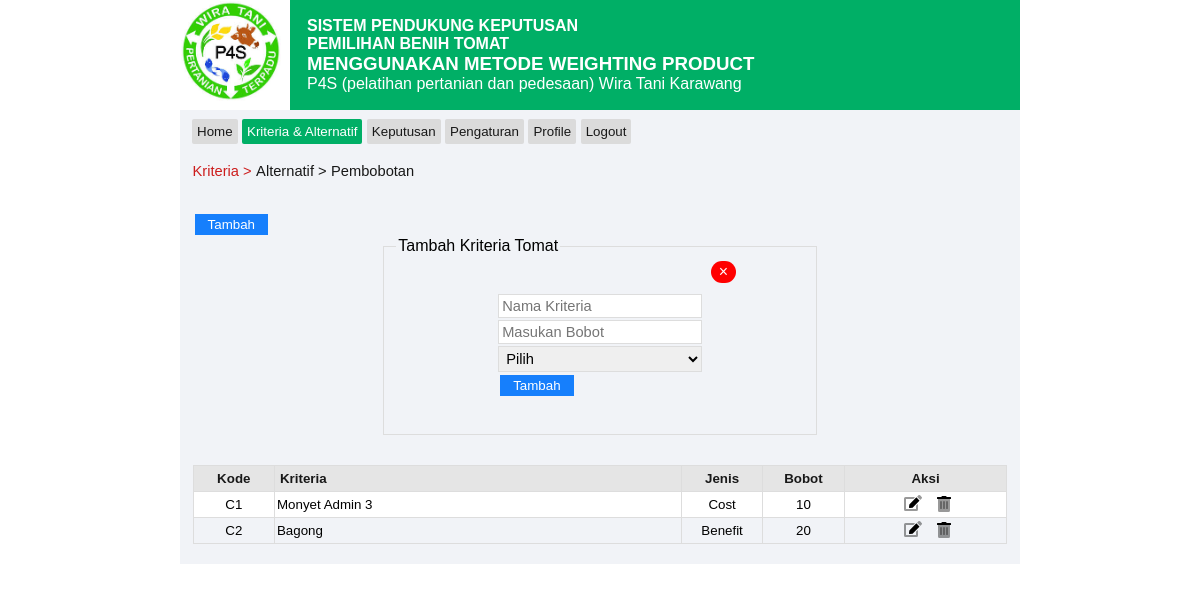
The page /pages/wp/kriteria.php (signed in) on the database its author committed.
### tables this page shows
CREATE TABLE `tb_kriteria` (
  `kd_kriteria` varchar(6) NOT NULL,
  `kd_pengguna` varchar(6) NOT NULL,
  `nm_kriteria` varchar(50) NOT NULL,
  `jenis` varchar(30) NOT NULL,
  `bobot` float NOT NULL,
  `waktu` datetime NOT NULL
);

### class/Config.php (called while the page is built, shortened)
<?php
class Config
{
    private $_host = "localhost";
    private $_username = "root";
    private $_password = "";
    private $_db = "spk_tomat";
    protected $conn;
    public function __construct()
    {
        if (!isset($this->conn)) {
            $this->conn = new mysqli($this->_host, $this->_username, $this->_password, $this->_db);
            return $this->conn;
        }
    }
}

### init.php (called while the page is built, shortened)
<?php
$main = new Main();

### class/Main.php (called while the page is built, shortened)
<?php
include_once 'Config.php';
class Main extends Config
{
    public function tampil($table, $where = NULL, $value)
    {
        if ($where === NULL) {
            $query = "SELECT * FROM $table";
            $result = $this->conn->query($query);
        } else {
            $query = "SELECT * FROM $table WHERE $where='$value'";
            $result = $this->conn->query($query);
        }
        return $result;
    }
}

### pages/wp/kriteria.php (the view, shortened to what this page needs)
<?php
require_once '../../init.php';
$kd_pengguna = $_SESSION['kd_pengguna'];
?>
<link rel="stylesheet" href="../../assets/css/main.css">
<div class="wrapper-header">
    <header>
        <div class="logo">
            <img src="../../assets/imgs/logo.png" alt="">
        </div>
        <div class="content-hudul">
            <h4>SISTEM PENDUKUNG KEPUTUSAN</h3>
                <h4>PEMILIHAN BENIH TOMAT</h3>
                    <h3>MENGGUNAKAN METODE WEIGHTING PRODUCT</h3>
                    <p>P4S (pelatihan pertanian dan pedesaan) Wira Tani Karawang </p>
        </div>
    </header>
</div>
<div class="wrapper">
    <div class="navbar">
        <a class="btn-menu" href="../index.php">Home</a>
        <a class="btn-menu" style="background: #00af66; color:white" href="kriteria.php">Kriteria & Alternatif</a>
        <a class="btn-menu" href="keputusan.php">Keputusan</a>
        <a class="btn-menu" href="#">Pengaturan</a>
        <a class="btn-menu" href="#">Profile</a>
        <a class="btn-menu" href="../logout.php">Logout</a>
    </div>
</div>
<div class="wrapper">
    <div class="main">
        <div class="nav-tahapan">
            <a class=" btn-tahapan-active" href=" kriteria.php">Kriteria ></a>
            <a class=" btn-tahapan" href="alternatif.php">Alternatif ></a>
            <a class=" btn-tahapan" href="penilaian_kriteria.php">Pembobotan</a>
        </div>
    </div>
</div>
<?php
if (@$_GET['aksi'] == '') {
?>
    <div class="wrapper">
        <div class="main">
            <div class="main-form">
                <button onclick="document.getElementById('id01').style.display='block'" class="btn-submit" style="width:auto;">Tambah</button>
                <div id="id01" class="modal">
                    <fieldset>
                        <legend>Tambah Kriteria Tomat</legend>
                        <form class="modal-content animate" action="" method="POST">
                            <div class="keluar">
                                <span onclick="document.getElementById('id01').style.display='none'" class="close" title="Close Modal" $>&times;</span>
                            </div>
                            <div class="content">
                                <input type="text" placeholder="Nama Kriteria" name="nm_kriteria" required>
                                <input type="number" placeholder="Masukan Bobot" name="bobot" required>
                                <select name="jenis" id="jenis">
                                    <option value='pilih'>Pilih</option>
                                </select>
                                <button type="submit" class="btn-submit" name="action">Tambah</button>
                            </div>
                        </form>
                </div>
            </div>
        </div>
    </div>
<?php } else if (@$_GET['aksi'] == 'edit') { ?>
    <div class="wrapper">
        <div class="main">
            <fieldset>
                <legend>Edit Kriteria</legend>
                <?php
                if (@$_GET['aksi'] == 'edit') {
                    $kd = $_GET['kd_kriteria'];
                    $data = $main->tampil('tb_kriteria', 'kd_kriteria', $kd);
                    $row = $data->fetch_assoc();
                ?>
                    <div class="judul-kriteria">
                        <center>
                            <p><?php echo $row['nm_kriteria']; ?></p>
                        </center>
                    </div>
                    <form action="" method="POST">
                        <input type="hidden" name="kd_kriteria" value="<?= $kd ?>" id="">
                        <table class="main-table">
                            <thead>
                                <th style="padding:1px; width:270px">Kriteria</th>
                                <th style="padding:1px; width:100px">Jenis</th>
                                <th style="padding:1px; width:100px">Bobot</th>
                            </thead>
                            <tbody>
                                <td> <input type="text" name="nm_kriteria" value="<?php echo $row['nm_kriteria']; ?>" id="" style="width: 100%; margin: 0px; padding: 2px"></td>
                                <td> <select name="jenis" id="jenis" style="width: 100%; margin: 0px; padding: 2px">
                                        <?php if ($row['jenis'] == 'Benefit') {
                                            echo "<option value='Benefit' selected>Benefit</option>";
                                            echo "<option value='Cost'>Cost</option>";
                                        } elseif ($row['jenis'] == 'Cost') {
                                            echo "<option value='Cost' selected>Cost</option>";
                                            echo "<option value='Benefit'>Benefit</option>";
                                        } ?>
                                    </select>
                                </td>
                                <td> <input type="number" name="bobot" value="<?php echo $row['bobot']; ?>" id="" style="width: 100%; margin: 0px; padding: 2px"></td>
                            </tbody>
                        </table>
                        <a href="kriteria.php" class="btn-back">Kembali</a> <button class="btn-submit" style="border: none" type="submit" name="mutakhir">Simpan
                        </button>
                    </form>
                <?php } ?>
            </fieldset>
        </div>
    </div>
<?php } ?>
<div class="wrapper">
    <div class="main">
        <table id="mytable">
            <tr>
                <th style="width: 10%">Kode</th>
                <th style="text-align: left">Kriteria</th>
                <th style="width: 10%">Jenis</th>
                <th style="width: 10%">Bobot</th>
                <th style="width: 20%">Aksi</th>
            </tr>
            <?php
            $data = $main->tampil('tb_kriteria', 'kd_pengguna', $kd_pengguna);
            while ($row = $data->fetch_object()) :
            ?>
                <tr>
                    <td><?= $row->kd_kriteria; ?></td>
                    <td style="text-align: left"><?= $row->nm_kriteria; ?></td>
                    <td><?= $row->jenis; ?></td>
                    <td><?= $row->bobot; ?></td>
                    <td>
                        <a href="?aksi=edit&kd_kriteria=<?= $row->kd_kriteria; ?> "><img src="../../assets/icons/edit.svg" style="width:18px;height:18px; padding-right:5px; padding-left:5px;"></a>
                        <a href="?hapus=<?= $row->kd_kriteria; ?>" onclick="javascript:return confirm('Yakin ingin menghapus data (<?php echo $row->nm_kriteria; ?>) ?')"><img src="../../assets/icons/trash-alt.svg" style="width:16px;height:16px;padding-left:5px;"></a>
                    </td>
                </tr>
            <?php endwhile; ?>
        </table>
    </div>
    </body>
</div>

### assets/css/main.css (style rules this page uses)
a { text-decoration: none; }
header { background: #00af66; width: 100%; overflow: hidden; margin: auto; }
.logo img { width: 100px; height: auto; float: left; background: #ffffff; padding: 1px; }
.logo { background: rgb(255, 255, 255); height: 110px; width: 110px; float: left; }
.content-hudul { float: left; width: auto; height: auto; color: #fff; padding-left: 10px; padding: 17px; }
.content-hudul p, h4, h3 { padding: 0; margin: 0; }
.wrapper { width: 70%; background: #f1f3f7; margin: 0 auto; padding-bottom: 20px; }
.navbar { background: #f1f3f7; width: 60%; padding: 10px; margin: 2px; float: left; }
.wrapper-header { width: 70%; background: gold; margin: 0 auto; }
.btn-menu { margin: 0px; width: 40px; padding: 5 5px; color: #181818; background-color: #dbdbdb; font-size: 10pt; border-radius: 2px; }
.nav-tahapan { background-color: #f1f3f7; width: 100%; height: 30px; padding: auto; margin-top: 10px; display: inline-block; }
.btn-tahapan { color: #181818; margin-top: 50px; font-size: 11pt; cursor: pointer; }
.btn-tahapan-active { color: #cc1c1c; margin-top: 50px; font-size: 11pt; }
.main { width: 97%; margin: auto; }
#mytable { border-collapse: collapse; width: 100%; font-size: 10pt; }
#mytable thead, #mytable td, #mytable th { border: 1px solid #ddd; }
.wrapper .main #mytable th { color: #181818; background: #e5e5e5; text-align: center; padding: 5px; }
.wrapper .main #mytable td { padding: 2px; text-align: center; }
.wrapper .main #mytable tbody tr:nth-child(even) { background-color: #fff; }
.keluar { background-color: red; width: 5%; margin-left: 315; text-align: center; padding: 2px; border-radius: 50px; color: #fff; cursor: pointer; }
.btn-submit { background-color: #167ffc; color: #fff; border: none; margin: 2px; padding: 3px 13px; }
.content { padding: 10px; width: 50%; margin: auto; }
fieldset { width: 50%; margin: auto; position: relative; border: 1px solid #ddd; }
.main-form { margin-bottom: 10px; }
input[type=text], input[type=password], input[type=number], input[type=email], select { width: 100%; padding: 3px 3px; margin: 1px 0; border: 1px solid #ddd; font-size: 11pt; }
#mytable tr:nth-child(even) { background-color: #f2f2f2; }
#mytable th { padding-top: 10px; padding-bottom: 10px; text-align: left; background-color: #dbdbdb; }

### pages/wp/kriteria.php (style rules this page uses)
.nav-tahapan { background-color: #f1f3f7; width: 100%; height: 30px; padding: auto; margin-top: 10px; display: inline-block; }
.main { width: 97%; margin: auto; }
#mytable { border-collapse: collapse; width: 100%; font-size: 10pt; }
#mytable thead, #mytable td, #mytable th { border: 1px solid #ddd; padding: 5px; }
#mytable tr:nth-child(even) { background-color: #f2f2f2; }
#mytable th { padding-top: 10px; padding-bottom: 10px; text-align: left; background-color: #dbdbdb; }
.btn-submit { background-color: #167ffc; color: #fff; border: none; margin: 2px; padding: 3px 13px; }
.content { padding: 10px; width: 50%; margin: auto; }
fieldset { width: 50%; margin: auto; position: relative; border: 1px solid #ddd; }
.main-form { margin-bottom: 10px; }
input[type=text], input[type=password], input[type=number], input[type=email], select { width: 100%; padding: 3px 3px; margin: 1px 0; border: 1px solid #ddd; font-size: 11pt; }

### rows shown on the page
tb_kriteria: kd_kriteria "C1", nm_kriteria "Monyet Admin 3", jenis "Cost", bobot "10"
tb_kriteria: kd_kriteria "C2", nm_kriteria "Bagong", jenis "Benefit", bobot "20"
